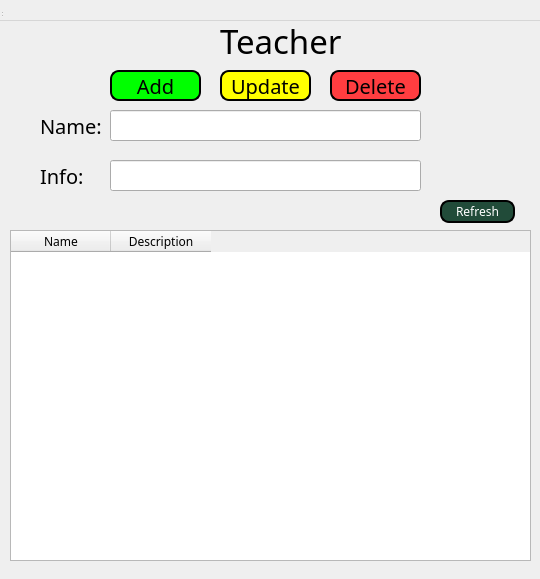
<?xml version="1.0" encoding="UTF-8"?>
<ui version="4.0">
 <class>Teacher_Window</class>
 <widget class="QDialog" name="Teacher_Window">
  <property name="geometry">
   <rect>
    <x>0</x>
    <y>0</y>
    <width>540</width>
    <height>579</height>
   </rect>
  </property>
  <property name="windowTitle">
   <string>Teacher</string>
  </property>
  <widget class="QWidget" name="centralwidget" native="true">
   <property name="geometry">
    <rect>
     <x>0</x>
     <y>0</y>
     <width>541</width>
     <height>561</height>
    </rect>
   </property>
   <property name="font">
    <font>
     <family>FiraCode Nerd Font Mono Ret</family>
    </font>
   </property>
   <widget class="QPushButton" name="add_btn">
    <property name="geometry">
     <rect>
      <x>110</x>
      <y>70</y>
      <width>91</width>
      <height>31</height>
     </rect>
    </property>
    <property name="font">
     <font>
      <family>FiraCode Nerd Font Mono Ret</family>
      <pointsize>15</pointsize>
     </font>
    </property>
    <property name="styleSheet">
     <string notr="true">background-color:rgb(0, 255, 0);
border-style:outset;
border-radius:9px;
border-width:2px;
border-color:black;</string>
    </property>
    <property name="text">
     <string>Add</string>
    </property>
   </widget>
   <widget class="QPushButton" name="update_btn">
    <property name="geometry">
     <rect>
      <x>220</x>
      <y>70</y>
      <width>91</width>
      <height>31</height>
     </rect>
    </property>
    <property name="font">
     <font>
      <family>FiraCode Nerd Font Mono Ret</family>
      <pointsize>15</pointsize>
     </font>
    </property>
    <property name="styleSheet">
     <string notr="true">background-color:rgb(255, 255, 0);
border-style:outset;
border-radius:9px;
border-width:2px;
border-color:black;</string>
    </property>
    <property name="text">
     <string>Update</string>
    </property>
   </widget>
   <widget class="QPushButton" name="delete_btn">
    <property name="geometry">
     <rect>
      <x>330</x>
      <y>70</y>
      <width>91</width>
      <height>31</height>
     </rect>
    </property>
    <property name="font">
     <font>
      <family>FiraCode Nerd Font Mono Ret</family>
      <pointsize>15</pointsize>
     </font>
    </property>
    <property name="styleSheet">
     <string notr="true">background-color:rgb(255, 61, 64);
border-style:outset;
border-radius:9px;
border-width:2px;
border-color:black;</string>
    </property>
    <property name="text">
     <string>Delete</string>
    </property>
   </widget>
   <widget class="QLabel" name="label">
    <property name="geometry">
     <rect>
      <x>220</x>
      <y>20</y>
      <width>141</width>
      <height>41</height>
     </rect>
    </property>
    <property name="font">
     <font>
      <pointsize>25</pointsize>
     </font>
    </property>
    <property name="text">
     <string>Teacher</string>
    </property>
   </widget>
   <widget class="QLabel" name="name">
    <property name="geometry">
     <rect>
      <x>40</x>
      <y>110</y>
      <width>61</width>
      <height>31</height>
     </rect>
    </property>
    <property name="font">
     <font>
      <pointsize>15</pointsize>
     </font>
    </property>
    <property name="text">
     <string>Name:</string>
    </property>
   </widget>
   <widget class="QLabel" name="type">
    <property name="geometry">
     <rect>
      <x>40</x>
      <y>160</y>
      <width>61</width>
      <height>31</height>
     </rect>
    </property>
    <property name="font">
     <font>
      <pointsize>15</pointsize>
     </font>
    </property>
    <property name="text">
     <string>Info:</string>
    </property>
   </widget>
   <widget class="QTableWidget" name="table_teacher">
    <property name="geometry">
     <rect>
      <x>10</x>
      <y>230</y>
      <width>521</width>
      <height>331</height>
     </rect>
    </property>
    <column>
     <property name="text">
      <string>Name</string>
     </property>
    </column>
    <column>
     <property name="text">
      <string>Description</string>
     </property>
    </column>
   </widget>
   <widget class="QLineEdit" name="name_teacher">
    <property name="geometry">
     <rect>
      <x>110</x>
      <y>110</y>
      <width>311</width>
      <height>31</height>
     </rect>
    </property>
    <property name="font">
     <font>
      <family>Arial</family>
      <pointsize>15</pointsize>
     </font>
    </property>
   </widget>
   <widget class="QLineEdit" name="description_teacher">
    <property name="geometry">
     <rect>
      <x>110</x>
      <y>160</y>
      <width>311</width>
      <height>31</height>
     </rect>
    </property>
    <property name="font">
     <font>
      <family>Arial</family>
      <pointsize>15</pointsize>
     </font>
    </property>
   </widget>
   <widget class="QPushButton" name="refresh_btn">
    <property name="geometry">
     <rect>
      <x>440</x>
      <y>200</y>
      <width>75</width>
      <height>23</height>
     </rect>
    </property>
    <property name="styleSheet">
     <string notr="true">background-color:rgb(33, 75, 57);
color:white;
border-style:outset;
border-radius:9px;
border-width:2px;
border-color:black;</string>
    </property>
    <property name="text">
     <string>Refresh</string>
    </property>
   </widget>
  </widget>
  <widget class="QMenuBar" name="menubar">
   <property name="geometry">
    <rect>
     <x>0</x>
     <y>0</y>
     <width>540</width>
     <height>21</height>
    </rect>
   </property>
  </widget>
  <widget class="QStatusBar" name="statusbar">
   <property name="geometry">
    <rect>
     <x>0</x>
     <y>0</y>
     <width>3</width>
     <height>18</height>
    </rect>
   </property>
  </widget>
 </widget>
 <resources/>
 <connections/>
</ui>
